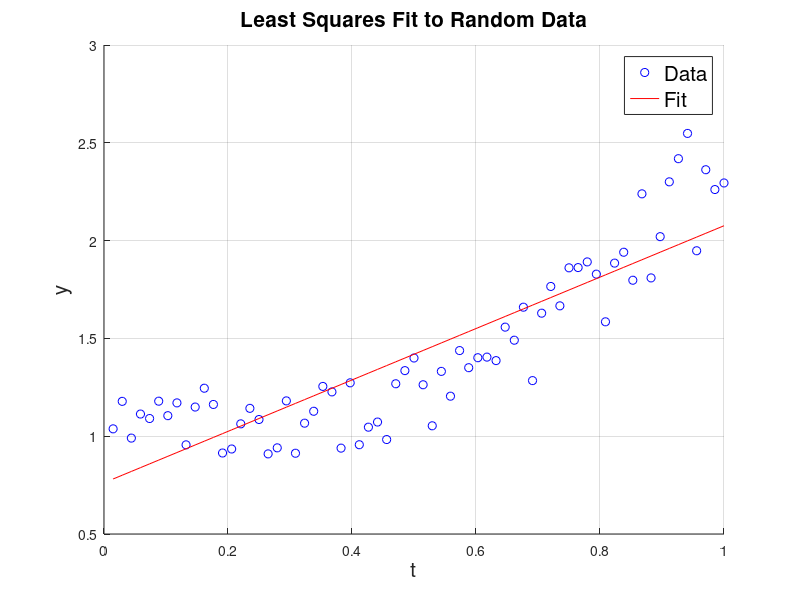

This figure's MATLAB source:
%MACM 316 - MatLab Warmup Problem B
%Linear Algebra
%
%Please Refer to the the 'Matlab Warmup' assignment sheet found on Canvas.
%
%Purpose: The purpose of this problem is to compute a quadratic
%       | least squares fit to some noisy data. We will do this by 
%       | reivewing/learning the basic linear algebra operations in 
%       | Matlab. This includes matrix operations/syntax,
%       | manipulating vectors, and solving linear systems.

%  PRACTICE INITIALIZATION

%  clear the workspace of old values
clear

%  load the practice data & list variables
load hw00Bpractice.mat
whos

A = [t ones(size(t))]; 

%  redo these lines
M = transpose(A) * A;
v = transpose(A) * y;

%  linear solve
c = M\v;

z = c(1)*t+c(2);

Sum=0;

for j = 1:N
    disp(t(j))
    temp = t(j);
    Sum = Sum + (y(j) - z(j))^2;
end 

Err = 1/N * Sum;
disp(Err);

disp('grading variables list:  z, Err')

%  pre-written Plotting section
figure(1)
clf
hold on
plot(t,y,'bo')
plot(t,z,'r')
grid on
xlabel('t','fontsize',15)
ylabel('y','fontsize',15)
title('Least Squares Fit to Random Data','fontsize',15)
legend({'Data', 'Fit'},'fontsize',15)